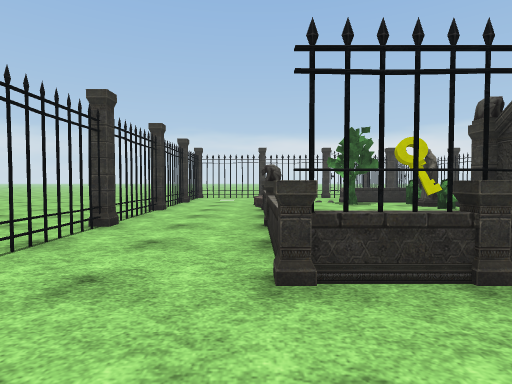
view 1 (above)

18 first-person views from a walk through a 3-D level made in the Unity game engine. The camera is 1.3 m above the floor, tilts 2° down and sees 80° across. The floor is counted in squares, 2 m on a side. Each view is taken from the middle of a square. On the plan, view 1 faces up. The plan holds only what a view shows up to about 10 squares ahead; the rest is blank. The place goes on beyond the plan. The player is left out. Some surface patterns are stand-ins.

view 2
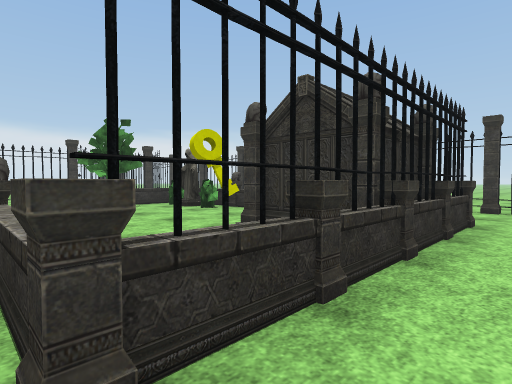

view 3
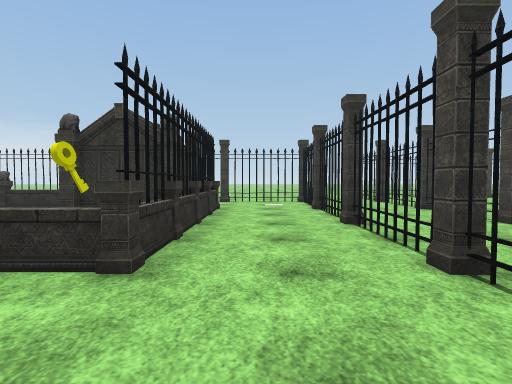

view 4
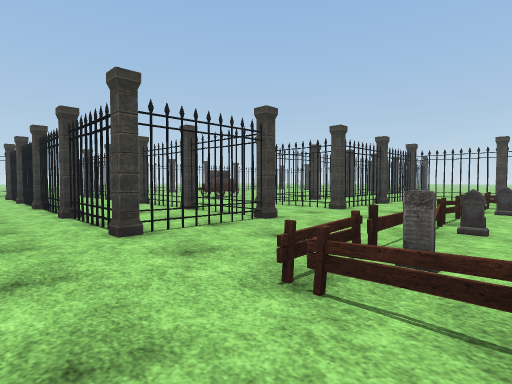

view 5
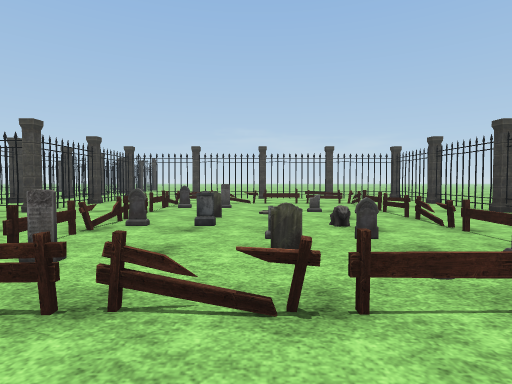

view 6
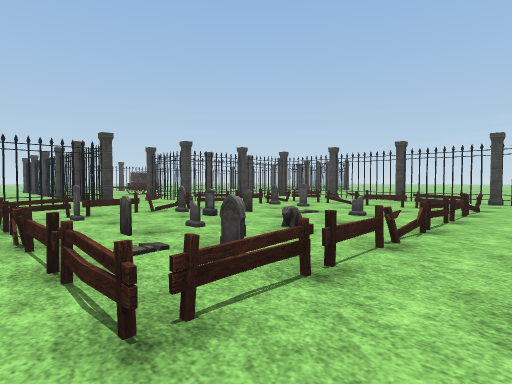

view 7
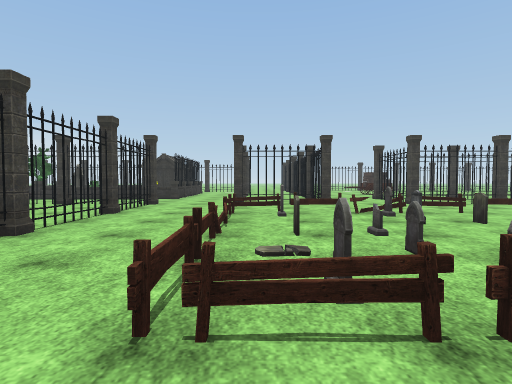

view 8
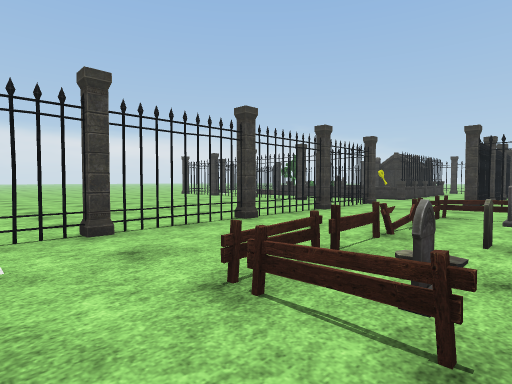

view 9
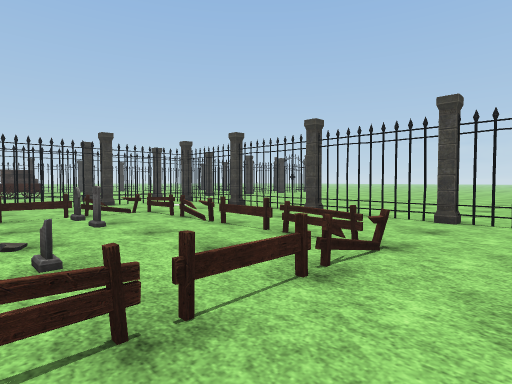

view 10
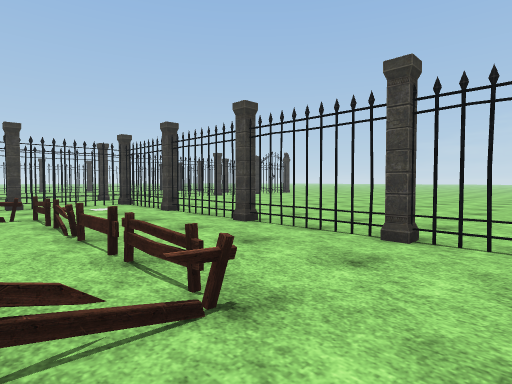

view 11
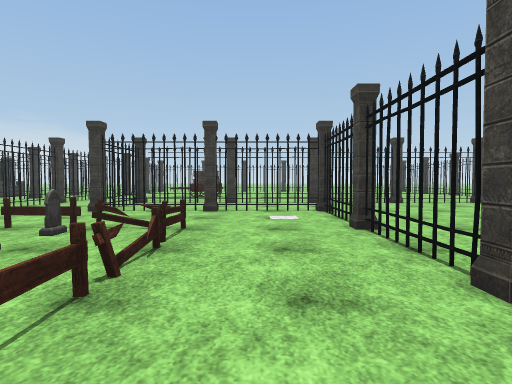

view 12
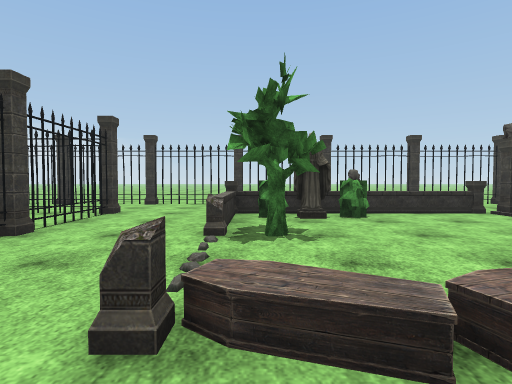

view 13
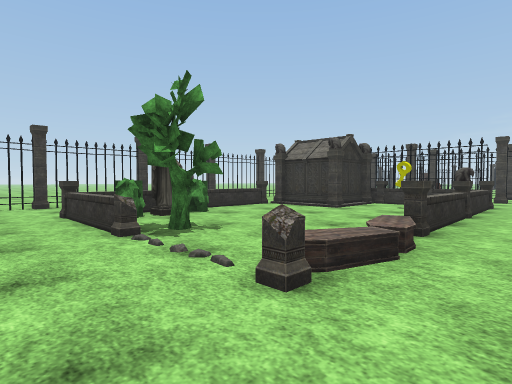

view 14
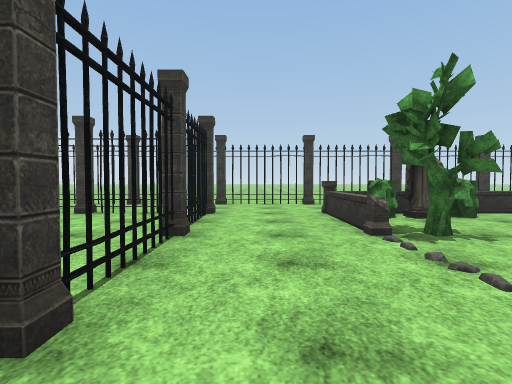

view 15
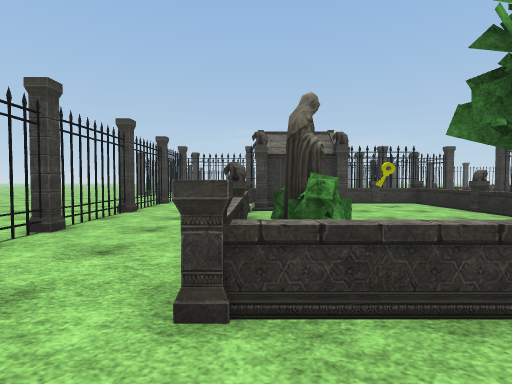

view 16
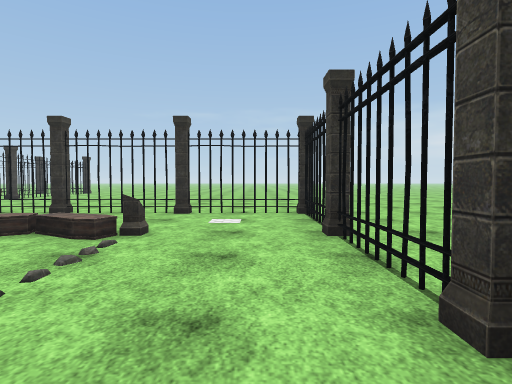

view 17
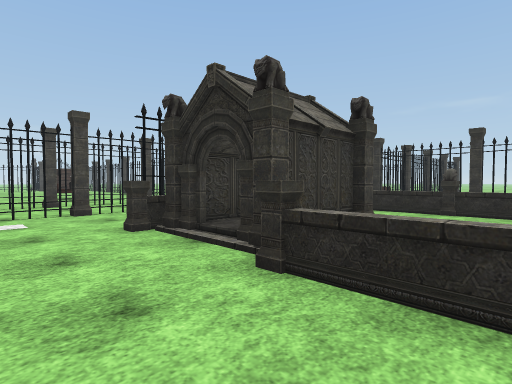

view 18
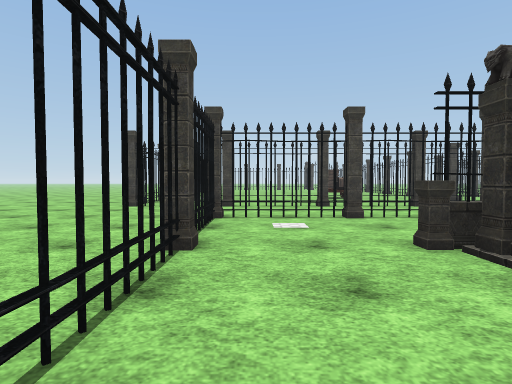

### Floor plan
Key: @ floor where view 1 was taken; # wall or solid block; x gap in a wall; . floor; / step, stairs or slope; = window, fence, low wall or low ledge; T thing the floor can be seen under or through; P plant; S statue; K key; M tombstone; O other object.
Columns run from 13 left of view 1 to 15 right of it. Each row starts with its distance up from view 1.
 12        ....########..#.
 11        ....T.........T.
 10    ........T....O....T...
  9    ........T.O..PPP..T...
  8    ........T./....S..T
  7    ........T.O....OP.T.
  6    ........T.O....O..T.
  5    ........T.O....O..T..
  4    ........T.O..##O..T...
  3   .........T.O.K##O..T....
  2   #xTTx#xTTT.#==###..#....
  1   ...................#...
  0   ....O.O....@.......#...
 -1   .OMOM.M..##x##x#xTT.....
 -2   .OMMM.M..#...............
 -3   .O.OMMM..##x##x#xTTx #....
 -4   .O...MM............  #.....
 -5  #.O.M.MO....... ...   # ....
 -6  #.O.M.MM..###.   ..
 -7 .#.O...MM..#.#.
 -8 .#.OOOO.O..#.x
 -9  #.........#.#.
-10   .........#.#.
-11   #xTTx#x##..x
-12   ...........#
-13    ..........x
-14    ....... ..#
-15    ......   .#
-16    .....     x
-17    ....
-18    ...
-19    ..

Positions as (right, up) in squares from view 1, and headings:
1: (0, 0), facing up
2: (0, 1), facing up-right
3: (-2, 1), facing right
4: (-6, 1), facing down-right
5: (-7, 1), facing down
6: (-11, 0), facing down-right
7: (-11, -1), facing right
8: (-11, -2), facing up-right
9: (-11, -5), facing down-right
10: (-11, -7), facing down-right
11: (-9, -9), facing right
12: (-1, 9), facing right
13: (-1, 11), facing down-right
14: (-1, 11), facing right
15: (5, 11), facing down
16: (4, 11), facing left
17: (7, 6), facing down-left
18: (7, 5), facing down
